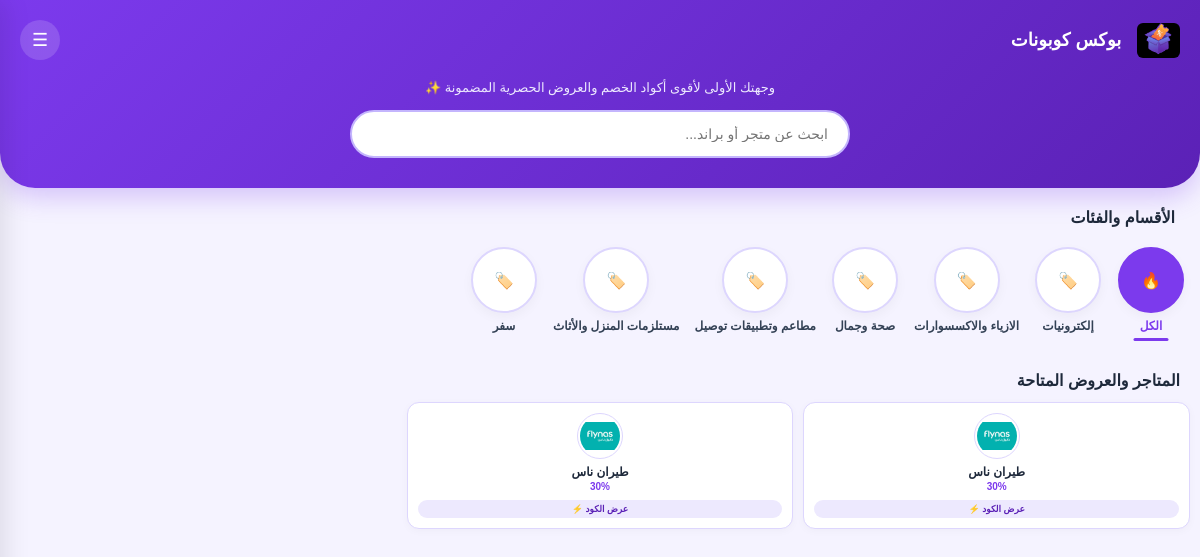
The page / on the database its author committed.
### kob3/models.py (models this page shows, shortened)
class Cat(models.Model):
    name=models.CharField(max_length=100,verbose_name='اسم القسم')
    slug=models.SlugField(unique=True,verbose_name='رابط القسم(slug)')
    image = models.ImageField(upload_to='categories_images/', null=True, blank=True, verbose_name='شعار القسم')

class Cou(models.Model):
    OFFER_TYPES=(
         ('coupon','كوبون خصم'),
         ('link','رابط عرض مباشر'),
    )
    store = models.ForeignKey(Sto, on_delete=models.CASCADE, related_name='coupons', verbose_name='المتجر التابع له')
    category=models.ForeignKey(Cat,on_delete=models.SET_NULL,null=True,blank=True,related_name='coupons',verbose_name='القسم')
    offer_type=models.CharField(max_length=100,choices=OFFER_TYPES,default='coupon',verbose_name='نوع العرض')
    title = models.CharField(max_length=200, verbose_name='عنوان العرض أو الخصم')
    code = models.CharField(max_length=50, blank=True, null=True,verbose_name='كود الخصم')
    discount_percentage = models.CharField(max_length=50, blank=True, null=True, verbose_name='نسبة أو قيمة الخصم')
    description = models.TextField(blank=True,null=True,verbose_name='تفاصيل الشروط أو الوصف')
    affiliate_link = models.URLField(blank=True, null=True,verbose_name='رابط الأفلييت المخصص')
    is_active = models.BooleanField(default=True, verbose_name='هل الكوبون فعال؟')
    expiry_date=models.DateTimeField(null=True,blank=True,verbose_name='تاريخ الانتهاء')
    created_at = models.DateTimeField(auto_now_add=True, verbose_name='تاريخ الإضافة')

class Sto(models.Model):
    name = models.CharField(max_length=100, verbose_name='اسم المتجر')
    slug = models.SlugField(unique=True, verbose_name='رابط المتجر (Slug)')
    image = models.ImageField(upload_to='stores_images/', null=True, blank=True, verbose_name='شعار المتجر')
    link = models.URLField(verbose_name='رابط الموقع الرسمي')
    created_at = models.DateTimeField(auto_now_add=True, verbose_name='تاريخ الإضافة')

### kob3/views.py (the view)
# urls.py: path('',k1,name='k1'),
def k1(request):
    category_id = request.GET.get('category')
    type_offer = request.GET.get('type_offer')
    search_query = request.GET.get('q', '').strip()  # استقلال كلمة البحث وتنظيفها
    categories = Cat.objects.all()
    coupons = Cou.objects.filter(is_active=True)
    if category_id:
        coupons = coupons.filter(category_id=category_id)
    if type_offer:
        coupons = coupons.filter(offer_type=type_offer)
    if search_query:
        coupons = coupons.filter(
            Q(store__name__icontains=search_query) |
            Q(title__icontains=search_query)
        )
    context = {
        'coupons': coupons,
        'type_offer': type_offer,
        'cat': categories,
        'category_id': category_id,
        'search_query': search_query,  # تمرير قيمة البحث للقالب عشان ما تختفي بعد البحث
    }
    return render(request, 'kob3/home.html', context)

### templates/kob3/home.html (shortened to what this page needs)
{% load static %}
<!DOCTYPE html>
<html lang="ar" dir="rtl">
<head>
</head>
<body>
    <div class="header-section">
        <div class="top-navbar">
            <a href="#" class="brand-title">
                <img src="{% static 'logo/xlogo.jpeg' %}" alt="بوكس كوبونات" style="height: 35px; width: auto; margin-left: 8px; border-radius: 6px;" onerror="this.style.display='none'">
                <span>بوكس كوبونات</span>
            </a>
            <button class="menu-btn" onclick="toggleMenu()">☰</button>
        </div>
        <div style="text-align: center; margin-bottom: 15px;">
            <p style="margin: 0; font-size: 13px; color: #ede9fe;">
                وجهتك الأولى لأقوى أكواد الخصم والعروض الحصرية المضمونة ✨
            </p>
        </div>
        <form method="GET" action="" style="position: relative; display: flex; align-items: center; max-width: 500px; margin: 0 auto;">
            <input type="text" name="q" value="{{ search_query }}" placeholder="ابحث عن متجر أو براند..." style="width: 100%; padding: 14px 20px 14px 45px; border: 2px solid #c4b5fd; border-radius: 50px; font-size: 14px; outline: none; background: #ffffff; color: #1e293b; box-sizing: border-box; text-align: right;">
            <button type="submit" style="position: absolute; right: 15px; background: none; border: none; cursor: pointer; font-size: 18px;">
            </button>
        </form>
    </div>
    <div style="padding: 0 10px;">
        <h3 style="color: #1e293b; font-size: 16px; margin: 0 15px 10px 15px; font-weight: bold;">الأقسام والفئات</h3>
    </div>
    <div class="categories-container">
        <a href="?" class="category-item {% if not request.GET.category %}active{% endif %}">
            <div class="category-circle" style="background: #7c3aed; border-color: #7c3aed;">
                <span style="font-size: 16px; color: #ffffff;">🔥</span>
            </div>
            <span>الكل</span>
        </a>
        {% for c in cat %}
            <a href="?category={{ c.id }}" class="category-item {% if request.GET.category == c.id|stringformat:'s' %}active{% endif %}">
                <div class="category-circle">
                    {% if c.image %}
                        <img src="{{ c.image.url }}" alt="{{ c.name }}">
                    {% else %}
                        <span style="font-size: 16px;">🏷️</span>
                    {% endif %}
                </div>
                <span>{{ c.name }}</span>
            </a>
        {% endfor %}
    </div>
    <div style="padding: 10px 0 30px 0;">
        <h3 style="color: #1e293b; font-size: 16px; margin: 0 20px 12px 20px; font-weight: bold;">المتاجر والعروض المتاحة</h3>
        <div class="stores-grid">
            {% for coup in coupons %}
                <a href="{% url 'coupon_detail' coup.id %}" class="store-card">
                    {% if coup.store and coup.store.image %}
                        <img src="{{ coup.store.image.url }}" alt="{{ coup.store.name }}" style="width: 40px; height: 40px; border-radius: 50%; object-fit: contain; border: 1px solid #ddd6fe; background: #ffffff; padding: 2px; margin-bottom: 6px;">
                    {% else %}
                        <div style="width: 40px; height: 40px; border-radius: 50%; background: #f5f3ff; display: flex; align-items: center; justify-content: center; font-size: 16px; border: 1px solid #ddd6fe; margin-bottom: 6px;">🛒</div>
                    {% endif %}
                    <h4 style="margin: 0 0 2px 0; font-size: 12px; color: #1e293b; font-weight: bold;">{{ coup.store.name|default:coup.title }}</h4>
                    <p style="margin: 0 0 8px 0; font-size: 10px; color: #7c3aed; font-weight: bold;">{{ coup.discount_percentage|default:"خصم حصري" }}</p>
                    <span style="background: #ede9fe; color: #5b21b6; font-size: 9px; padding: 4px 8px; border-radius: 15px; font-weight: bold; width: 100%; box-sizing: border-box;">عرض الكود ⚡</span>
                </a>
            {% empty %}
                <div style="grid-column: 1 / -1; text-align: center; padding: 40px; color: #64748b; font-size: 14px;">
                    لا توجد متاجر أو كوبونات مطابقة لاختياراتك حالياً.
                </div>
            {% endfor %}
        </div>
    </div>
</body>
</html>

### templates/kob3/home.html (style rules this page uses)
body { font-family: Tahoma, sans-serif; background-color: #f5f3ff; padding: 0; margin: 0; color: #1e293b; }
.header-section { background: linear-gradient(135deg, #7c3aed, #5b21b6); padding: 20px 20px 30px 20px; border-bottom-left-radius: 35px; border-bottom-right-radius: 35px; box-shadow: 0 10px 25px rgba(124, 58, 237, 0.25); margin-bottom: 20px; color: white; }
.top-navbar { display: flex; justify-content: space-between; align-items: center; margin-bottom: 20px; }
.brand-title { display: flex; align-items: center; gap: 8px; font-size: 18px; font-weight: bold; color: white; text-decoration: none; }
.menu-btn { background: rgba(255, 255, 255, 0.15); border: none; width: 40px; height: 40px; border-radius: 50%; display: flex; align-items: center; justify-content: center; color: white; font-size: 18px; cursor: pointer; transition: background 0.2s; }
.categories-container { display: flex; overflow-x: auto; gap: 15px; padding: 10px 15px 20px 15px; scroll-behavior: smooth; }
.category-item { display: flex; flex-direction: column; align-items: center; text-decoration: none; min-width: 68px; position: relative; padding-bottom: 8px; }
.category-circle { width: 62px; height: 62px; border-radius: 50%; background: #ffffff; display: flex; align-items: center; justify-content: center; box-shadow: 0 4px 12px rgba(0, 0, 0, 0.04); border: 2px solid #ddd6fe; overflow: hidden; margin-bottom: 6px; transition: all 0.25s ease; }
.category-item span { font-size: 12px; color: #334155; font-weight: bold; text-align: center; }
.category-item.active span { color: #7c3aed; }
.category-item.active::after { content: ''; position: absolute; bottom: 0; left: 50%; transform: translateX(-50%); width: 35px; height: 3px; background-color: #7c3aed; border-radius: 2px; }
.stores-grid { display: grid; grid-template-columns: repeat(3, 1fr); gap: 10px; padding: 0 10px; }
.store-card { background: #ffffff; border-radius: 12px; padding: 10px; display: flex; flex-direction: column; align-items: center; text-align: center; box-shadow: 0 2px 8px rgba(0, 0, 0, 0.03); border: 1px solid #ddd6fe; text-decoration: none; transition: all 0.25s ease; }

### rows shown on the page
Cat: name "إلكترونيات"
Cat: name "الازياء والاكسسوارات"
Cat: name "صحة وجمال"
Cat: name "مطاعم وتطبيقات توصيل"
Cat: name "مستلزمات المنزل والأثاث"
Cat: name "سفر"
Cou: store.image (picture), store.name "طيران ناس", discount_percentage "30%"
Cou: store.image (picture), store.name "طيران ناس", discount_percentage "30%"
